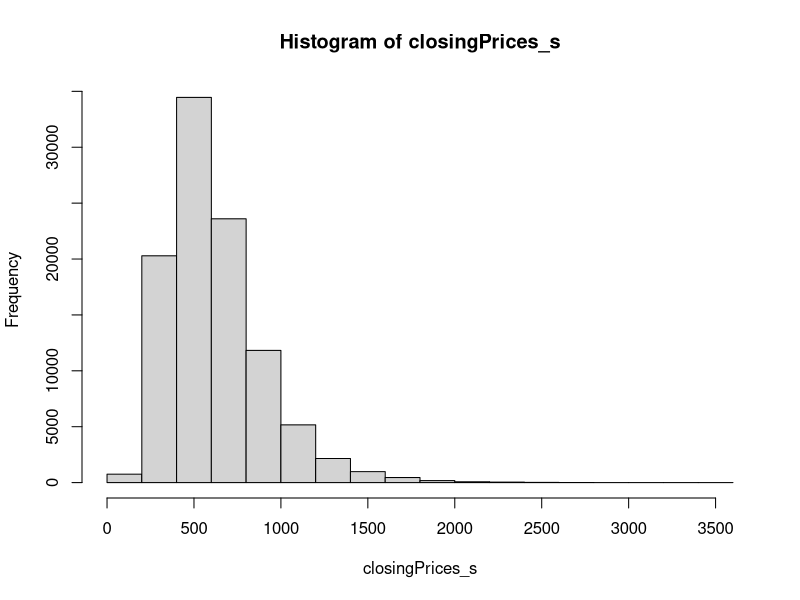

Here is the R script that generated this plot:
## ---- chunk 1
getClosingPrice <- function(opening_price=100, mean_change=1.001, volatility=0.01, days=1825) { 
    movement <- rnorm(days, mean = mean_change, sd = volatility) 
    path <- cumprod(c(opening_price, movement)) 
    closingPrice <- path[days] 
    return(closingPrice) 
}
## ---- chunk 2
n <- 100000
start_s <- Sys.time() 
closingPrices_s <- replicate(n, getClosingPrice()) 
end_s <- Sys.time()
difftime(end_s, start_s)
hist(closingPrices_s)
## ---- chunk 3

## ---- chunk 4

## ---- chunk 5

## ---- chunk 6

